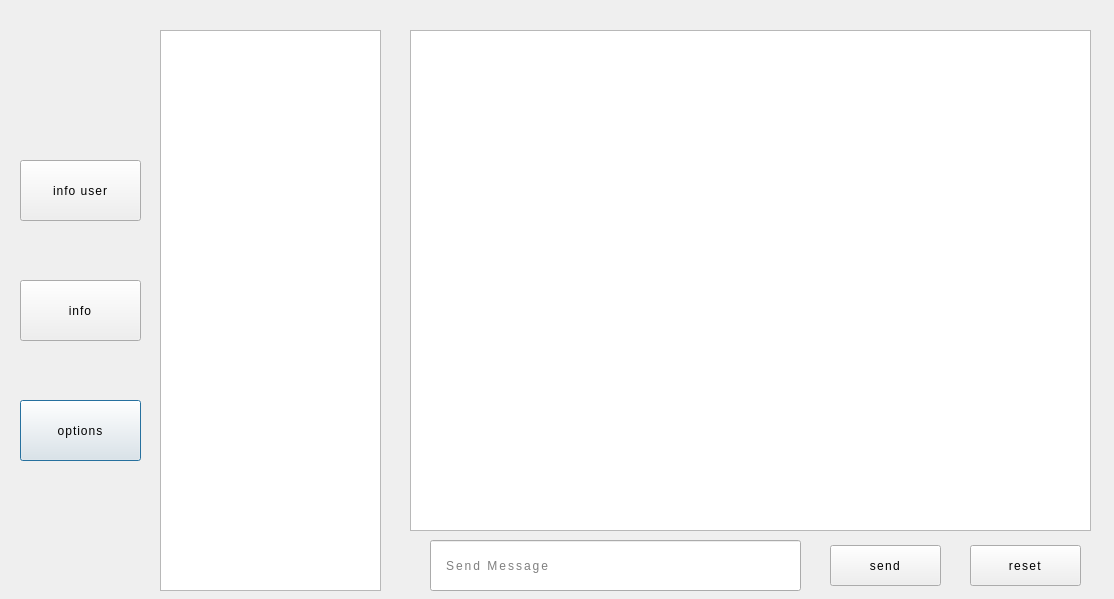
<?xml version="1.0" encoding="UTF-8"?>
<ui version="4.0">
 <class>ClientSideDialog</class>
 <widget class="QDialog" name="ClientSideDialog">
  <property name="geometry">
   <rect>
    <x>0</x>
    <y>0</y>
    <width>1114</width>
    <height>599</height>
   </rect>
  </property>
  <property name="windowTitle">
   <string>Multi Chat</string>
  </property>
  <property name="styleSheet">
   <string notr="true">QDialog {
	background-color: '#0d3d4c';
}
</string>
  </property>
  <widget class="QTableView" name="userTableClient">
   <property name="geometry">
    <rect>
     <x>160</x>
     <y>30</y>
     <width>221</width>
     <height>561</height>
    </rect>
   </property>
   <property name="focusPolicy">
    <enum>Qt::ClickFocus</enum>
   </property>
   <property name="styleSheet">
    <string notr="true">QTableView {
background-color: '#0d3d4c';
border: 6px solid  '#101014';
gridline-color:  '#1a1818';
selection-background-color: rgb(84, 13, 43);
letter-spacing: 1.1px;
font: 700 15pt &quot;Yu Gothic UI&quot;;
}
QHeaderView::section {
border-color:  '#101014';
color: '#e3e3e3';
font: 700 19pt &quot;Yu Gothic UI&quot;;
background-color: '#0d3d4c';
height: 65px;
}

QTableView::item{
background-color: '#0d3d4c';
color: '#e3e3e3';
font: 700 15pt &quot;Yu Gothic UI&quot;;
}

QTableView::item:selected {
background-color: rgb(102, 16, 53);
}</string>
   </property>
   <property name="verticalScrollBarPolicy">
    <enum>Qt::ScrollBarAlwaysOff</enum>
   </property>
   <property name="horizontalScrollBarPolicy">
    <enum>Qt::ScrollBarAlwaysOff</enum>
   </property>
   <property name="sizeAdjustPolicy">
    <enum>QAbstractScrollArea::AdjustToContents</enum>
   </property>
   <property name="editTriggers">
    <set>QAbstractItemView::NoEditTriggers</set>
   </property>
   <property name="gridStyle">
    <enum>Qt::SolidLine</enum>
   </property>
   <attribute name="verticalHeaderVisible">
    <bool>true</bool>
   </attribute>
  </widget>
  <widget class="QPlainTextEdit" name="chatBoxClient">
   <property name="geometry">
    <rect>
     <x>410</x>
     <y>30</y>
     <width>681</width>
     <height>501</height>
    </rect>
   </property>
   <property name="styleSheet">
    <string notr="true">QPlainTextEdit {
	border: 6px solid '#101014';
	font: 700 14pt &quot;Yu Gothic UI&quot;;
	color: '#e3e3e3';
	background-color: '#0d3d4c';
}
</string>
   </property>
   <property name="readOnly">
    <bool>true</bool>
   </property>
  </widget>
  <widget class="QLineEdit" name="messageBoxClient">
   <property name="geometry">
    <rect>
     <x>430</x>
     <y>540</y>
     <width>371</width>
     <height>51</height>
    </rect>
   </property>
   <property name="styleSheet">
    <string notr="true">QLineEdit {
	border: 4px solid '#101014';
	font: 700 12pt &quot;Yu Gothic UI&quot;;
	letter-spacing: 2px;
	color: '#e3e3e3';
	background-color: '#0d3d4c';
	padding-left: 13px;
}

QLineEdit::hover {
	background-color: '#0c2f3a';
}</string>
   </property>
   <property name="placeholderText">
    <string>Send Message</string>
   </property>
  </widget>
  <widget class="QPushButton" name="optionsBtnClient">
   <property name="geometry">
    <rect>
     <x>20</x>
     <y>400</y>
     <width>121</width>
     <height>61</height>
    </rect>
   </property>
   <property name="styleSheet">
    <string notr="true">QPushButton {
	border: 5px solid '#101014';
	font: 700 17pt &quot;Yu Gothic UI&quot;;
	letter-spacing: 1px;
	color: '#e3e3e3';
}

QPushButton::hover {
	background-color: '#0c2f3a';
}</string>
   </property>
   <property name="text">
    <string>options</string>
   </property>
  </widget>
  <widget class="QPushButton" name="resetMsgBtnClient">
   <property name="geometry">
    <rect>
     <x>970</x>
     <y>545</y>
     <width>111</width>
     <height>41</height>
    </rect>
   </property>
   <property name="styleSheet">
    <string notr="true">QPushButton {
	border: 4px solid '#101014';
	font: 700 17pt &quot;Yu Gothic UI&quot;;
	letter-spacing: 1.3px;
	color: '#e3e3e3';
}

QPushButton::hover {
	background-color: '#0c2f3a';
}</string>
   </property>
   <property name="text">
    <string>reset</string>
   </property>
  </widget>
  <widget class="QPushButton" name="infoUsrBtnClient">
   <property name="geometry">
    <rect>
     <x>20</x>
     <y>160</y>
     <width>121</width>
     <height>61</height>
    </rect>
   </property>
   <property name="styleSheet">
    <string notr="true">QPushButton {
	border: 5px solid '#101014';
	font: 700 16pt &quot;Yu Gothic UI&quot;;
	letter-spacing: 1px;
	color: '#e3e3e3';
}

QPushButton::hover {
	background-color: '#0c2f3a';
}</string>
   </property>
   <property name="text">
    <string>info user</string>
   </property>
  </widget>
  <widget class="QPushButton" name="sendMsgBtnClient">
   <property name="geometry">
    <rect>
     <x>830</x>
     <y>545</y>
     <width>111</width>
     <height>41</height>
    </rect>
   </property>
   <property name="styleSheet">
    <string notr="true">QPushButton {
	border: 4px solid '#101014';
	font: 700 17pt &quot;Yu Gothic UI&quot;;
	letter-spacing: 1.3px;
	color: '#e3e3e3';
}

QPushButton::hover {
	background-color: '#0c2f3a';
}</string>
   </property>
   <property name="text">
    <string>send</string>
   </property>
  </widget>
  <widget class="QPushButton" name="infoBtnClient">
   <property name="geometry">
    <rect>
     <x>20</x>
     <y>280</y>
     <width>121</width>
     <height>61</height>
    </rect>
   </property>
   <property name="styleSheet">
    <string notr="true">QPushButton {
	border: 5px solid '#101014';
	font: 700 17pt &quot;Yu Gothic UI&quot;;
	letter-spacing: 1px;
	color: '#e3e3e3';
}

QPushButton::hover {
	background-color: '#0c2f3a';
}</string>
   </property>
   <property name="text">
    <string>info</string>
   </property>
  </widget>
 </widget>
 <resources/>
 <connections/>
</ui>
